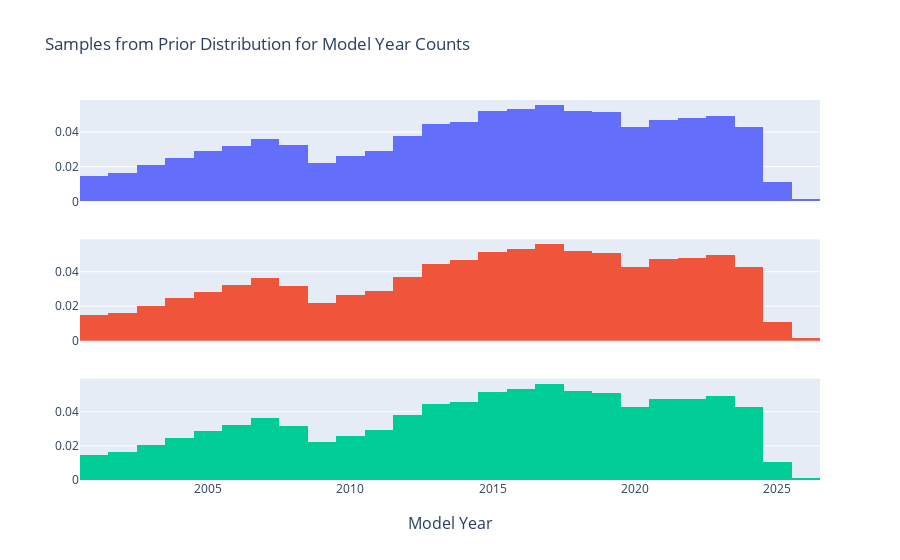

The notebook cell saved with this chart:
### Code cell
x = reg_4.select("model_year").collect().to_series().to_numpy()
fig = make_subplots(
    rows=num_samples, 
    shared_xaxes=True,
    x_title="Model Year"
)

for t in range(num_samples):
    row = t + 1
    y = prior_samples[t, :]
    # https://stackoverflow.com/questions/65910725/plotly-bar-chart-opacity-changes-with-longer-time-range
    # Plot later years
    fig.add_trace(
        go.Bar(
            x=x[x > 2000],
            y=y[x > 2000],
            orientation="v"  
        ),
        row=row,
        col=1
    )

fig.update_traces(marker_line_width = 0)

# https://stackoverflow.com/questions/56712486/how-to-hide-legend-with-plotly-express-and-plotly
fig.update_layout(
    barmode="overlay",
    bargap=0,
    showlegend=False,
    title="Samples from Prior Distribution for Model Year Counts"
)

fig.show()

### Figure 1 — Plotly figure (JSON) as saved in the notebook; plotly's stock layout.template omitted (floating-point values rounded to 4 significant figures)
{"data": [{"marker": {"line": {"width": 0}}, "orientation": "v", "type": "bar", "x": [2001, 2002, 2003, 2004, 2005, 2006, 2007, 2008, 2009, 2010, 2011, 2012, 2013, 2014, 2015, 2016, 2017, 2018, 2019, 2020, 2021, 2022, 2023, 2024, 2025, 2026], "xaxis": "x", "y": [0.01435, 0.01613, 0.02064, 0.02472, 0.02882, 0.03174, 0.03612, 0.03243, 0.02185, 0.02608, 0.02915, 0.03739, 0.04472, 0.04571, 0.05193, 0.05338, 0.05545, 0.05226, 0.05137, 0.04301, 0.04701, 0.0482, 0.04922, 0.04306, 0.01096, 0.001419], "yaxis": "y"}, {"marker": {"line": {"width": 0}}, "orientation": "v", "type": "bar", "x": [2001, 2002, 2003, 2004, 2005, 2006, 2007, 2008, 2009, 2010, 2011, 2012, 2013, 2014, 2015, 2016, 2017, 2018, 2019, 2020, 2021, 2022, 2023, 2024, 2025, 2026], "xaxis": "x2", "y": [0.01472, 0.01617, 0.02001, 0.02496, 0.02851, 0.03238, 0.0363, 0.03198, 0.02169, 0.02639, 0.02913, 0.0372, 0.04449, 0.04655, 0.0515, 0.05309, 0.05589, 0.0521, 0.05084, 0.04304, 0.0473, 0.04807, 0.04962, 0.04304, 0.01095, 0.001343], "yaxis": "y2"}, {"marker": {"line": {"width": 0}}, "orientation": "v", "type": "bar", "x": [2001, 2002, 2003, 2004, 2005, 2006, 2007, 2008, 2009, 2010, 2011, 2012, 2013, 2014, 2015, 2016, 2017, 2018, 2019, 2020, 2021, 2022, 2023, 2024, 2025, 2026], "xaxis": "x3", "y": [0.01449, 0.01645, 0.02062, 0.02452, 0.02879, 0.03201, 0.03625, 0.03178, 0.022, 0.02575, 0.02941, 0.03777, 0.04443, 0.04588, 0.05132, 0.05306, 0.05636, 0.05215, 0.05082, 0.04301, 0.04737, 0.04752, 0.04933, 0.04275, 0.01062, 0.001324], "yaxis": "y3"}], "layout": {"annotations": [{"font": {"size": 16}, "showarrow": false, "text": "Model Year", "x": 0.5, "xanchor": "center", "xref": "paper", "y": 0, "yanchor": "top", "yref": "paper", "yshift": -30}], "bargap": 0, "barmode": "overlay", "showlegend": false, "title": {"text": "Samples from Prior Distribution for Model Year Counts"}, "xaxis": {"anchor": "y", "domain": [0, 1], "matches": "x3", "showticklabels": false}, "xaxis2": {"anchor": "y2", "domain": [0, 1], "matches": "x3", "showticklabels": false}, "xaxis3": {"anchor": "y3", "domain": [0, 1]}, "yaxis": {"anchor": "x", "domain": [0.7333, 1]}, "yaxis2": {"anchor": "x2", "domain": [0.3667, 0.6333]}, "yaxis3": {"anchor": "x3", "domain": [0, 0.2667]}}}
